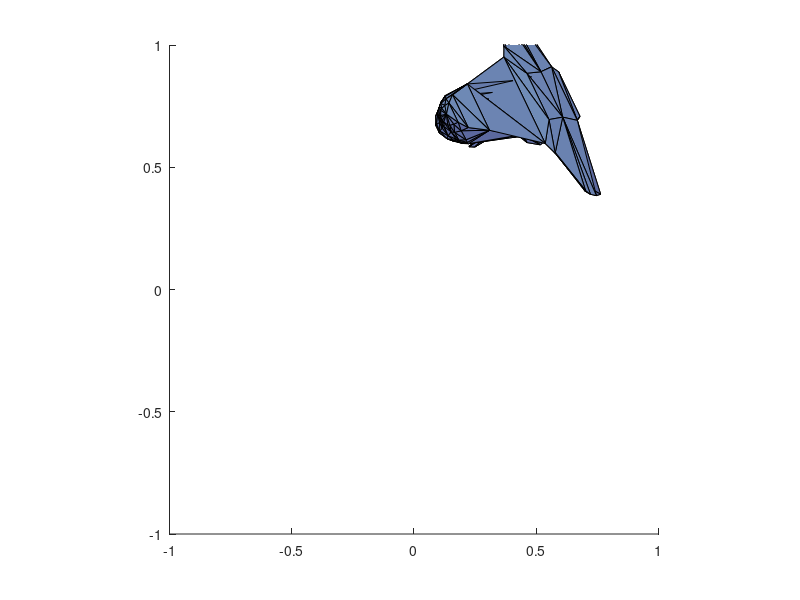

The MATLAB source for this figure:
% Programmed for MatLab by Anthony Stange
% I am using the left hand convention
% Make variables for world space xyz position and RGB light source for specular and diffuse
% RGB color of ambient light
% xyz position of camera and xyz point that the camera is looking at
% world space position and orientation of object
% field of view and near and far distances of viewing frustum
diffSpecLightWorldPos = [0 10 50];
diffSpecLightWorldRGB = [.3 .7 .5];
ambWorldLightRGB = [.3 .7 .8];
sBrightness = 5;
emissObjectRGB = [.3 .2 .3];
ambientObjectRGB = [.2 .3 .4];
diffObjectRGB = [.4 .3 .3];
specObjectRGB = [.4 .5 .3];
xyzPosCamera = [0 50 50];
xyzPointCamera = [50 70 250];
worldPosObject = [15 50 125];
orientObject = [30 30 60];
upVector = [0,1,0];
aspectRatio = 1;
fieldOfView = 50;
nearDist = 30;
farDist = 400;

%Predefined variables done. Lets get the matrices set up.

%Create Rotation and Translation Matrices and multiply them.
xRot = orientObject(1,1);
yRot = orientObject(1,2);
zRot = orientObject(1,3);
xRotMatrix = [1,0,0,0;0,cos(xRot),sin(xRot),0;0,-sin(xRot),cos(xRot),0;0,0,0,1];
yRotMatrix = [cos(yRot),0,-sin(yRot),0;0,1,0,0;sin(yRot),0,cos(yRot),0;0,0,0,1];
zRotMatrix = [cos(zRot),sin(zRot),0,0;-sin(zRot),cos(zRot),0,0;0,0,1,0;0,0,0,1];

translationMatrix = [1,0,0,0;0,1,0,0;0,0,1,0;worldPosObject,1];

rotAndTransMatrix = xRotMatrix * yRotMatrix;
rotAndTransMatrix = rotAndTransMatrix * zRotMatrix;
rotAndTransMatrix = rotAndTransMatrix * translationMatrix;

%Setup View Matrix
zViewAxis = (xyzPointCamera - xyzPosCamera)/norm(xyzPointCamera - xyzPosCamera);
xViewAxis = cross(upVector, zViewAxis)/norm(cross(upVector, zViewAxis));
yViewAxis = cross(zViewAxis, xViewAxis);

viewMatrix = [xViewAxis(1,1), yViewAxis(1,1), zViewAxis(1,1), 0;...
              xViewAxis(1,2), yViewAxis(1,2), zViewAxis(1,2), 0;...
              xViewAxis(1,3), yViewAxis(1,3), zViewAxis(1,3), 0;...
              -dot(xViewAxis,xyzPosCamera),-dot(yViewAxis,xyzPosCamera),-dot(zViewAxis,xyzPosCamera),1];

%Setup Persp Matrix  
yScale = cot(fieldOfView/2);
xScale = yScale/aspectRatio;
perspMatrix = [xScale,0,0,0;...
               0,yScale,0,0;...
               0,0,farDist/(farDist-nearDist),1;...
               0,0,-(farDist*nearDist)/(farDist-nearDist),0];
               
%Combine View and Multiply Matrices
perspAndViewMatrix = viewMatrix * perspMatrix;          
              
%Import Image delimited by tabs
%Image was converted to have xyz and w for each vertices of the triangle
shuttleImage = dlmread('shuttleImage.DAT');

%The Vertices have been transfered to world coordinates
shuttleImage = shuttleImage * rotAndTransMatrix;

%Lighting calculations done here
sizeVec = size(shuttleImage);
colorMatrix = zeros(sizeVec(1,1)/3,3);

imageIndex = 1;
colorIndex = 1;
while imageIndex < sizeVec(1,1) + 1
    tempVector1 = shuttleImage(imageIndex + 1,1:3) - shuttleImage(imageIndex,1:3);
    tempVector2 = shuttleImage(imageIndex + 2, 1:3) - shuttleImage(imageIndex, 1:3);
    normalVector = cross(tempVector1,tempVector2);
    normalVector = normalVector/norm(normalVector);
    
    centerPoint = (shuttleImage(imageIndex, 1:3) + shuttleImage(imageIndex + 1, 1:3) + shuttleImage(imageIndex + 2, 1:3))/3;
    
    lVector = diffSpecLightWorldPos - centerPoint;
    lVector = lVector/norm(lVector);
    
    eyeVector = xyzPosCamera - centerPoint;
    eyeVector = eyeVector/norm(eyeVector);
    
    halfVector = (eyeVector + lVector)/sum(eyeVector + lVector);
    
    diffuseLight = max(dot(lVector,normalVector),0) * (diffObjectRGB.*diffSpecLightWorldRGB);
    ambientLight = ambientObjectRGB.*ambWorldLightRGB;
    specularLight = ((max(dot(normalVector,halfVector),0))^sBrightness) * (specObjectRGB.*diffSpecLightWorldRGB);
  
    colorMatrix(colorIndex, 1:3) = emissObjectRGB + ambientLight + diffuseLight + specularLight;
    imageIndex = imageIndex + 3;
    colorIndex = colorIndex + 1;
end

%Viewing and projection already combined so lets get that done here
shuttleImage = shuttleImage * perspAndViewMatrix;

for i=1:sizeVec(1,1)
    shuttleImage(i,1:4) = shuttleImage(i,1:4)/shuttleImage(i,4);
end

%Z-Sorting
colorIndex = 1;
imageIndex = 1;
zSortedArray = [];
while imageIndex < sizeVec(1,1) + 1
    vertex1 = shuttleImage(imageIndex,1:3);
    vertex2 = shuttleImage(imageIndex + 1, 1:3);
    vertex3 = shuttleImage(imageIndex + 2, 1:3);
    avgZ = (vertex1(1,3) + vertex2(1,3) + vertex3(1,3))/3;
    
    if(avgZ > 1 || avgZ < 0)
        imageIndex = imageIndex + 3;
        colorIndex = colorIndex + 1;
        continue;
    end
    
    zSortedArray = [zSortedArray; [vertex1(1,1),vertex2(1,1),vertex3(1,1),vertex1(1,2),vertex2(1,2),vertex3(1,2), avgZ, colorIndex]];
    imageIndex = imageIndex + 3;
    colorIndex = colorIndex + 1;
end

zSortedArray = sortrows(zSortedArray,7);
zSortedArray = flip(zSortedArray);

%Drawing the image onto the screen
axis([-1 1 -1 1])
axis square

i = 1;
sizeVec = size(zSortedArray);
while i < sizeVec(1,1) + 1
    patch([zSortedArray(i,1) zSortedArray(i,2) zSortedArray(i,3)],...
        [zSortedArray(i,4) zSortedArray(i,5) zSortedArray(i,6)],...
        colorMatrix(zSortedArray(i,8),1:3))
    i = i + 1;
end



%Lazy way I used to convert the shuttle image to format that would make it
%easier to work with

%sizeVec = size(shuttleImage)
%numRows = sizeVec(1,1)

%vertexCell = zeros(sizeVec(1,1)*3,4)

%vertexIndex = 1
%for i=1:numRows
%    vertexCell(vertexIndex,1:3) = shuttleImage(i,1:3)
%    vertexCell(vertexIndex,4) = 1
%    vertexIndex = vertexIndex + 1
%    vertexCell(vertexIndex,1:3) = shuttleImage(i,4:6)
%    vertexCell(vertexIndex,4) = 1
%    vertexIndex = vertexIndex + 1
%    vertexCell(vertexIndex,1:3) = shuttleImage(i,7:9)
%    vertexCell(vertexIndex,4) = 1
%    vertexIndex = vertexIndex + 1
%end
%
%save -ascii -tabs 'shuttleImage.DAT' vertexCell